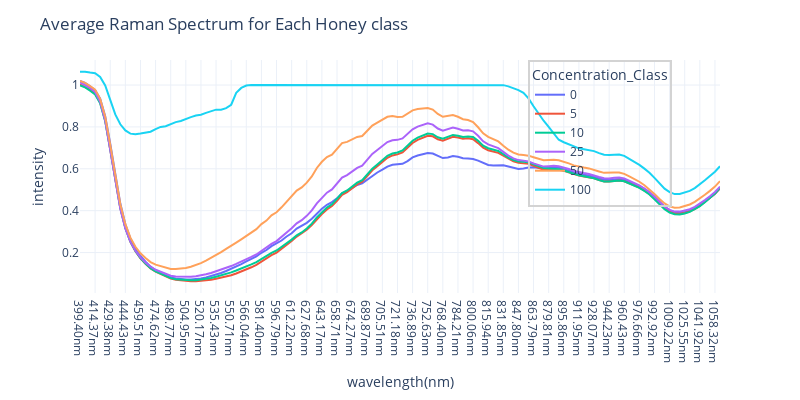

This figure's notebook cell:
### Code cell
fig = px.line(mean_df,
              template = 'plotly_white',
              width = 800,
              height = 400
             )
fig.update_layout(legend_x=0.7,
                 legend_bgcolor = 'rgba(0,0,0,0)',
                 legend_bordercolor = 'lightgray',
                 legend_borderwidth = 2,
                 title = 'Average Raman Spectrum for Each Honey class'
                 )
fig.update_xaxes(title = 'wavelength(nm)')
fig.update_yaxes(title = 'intensity')
